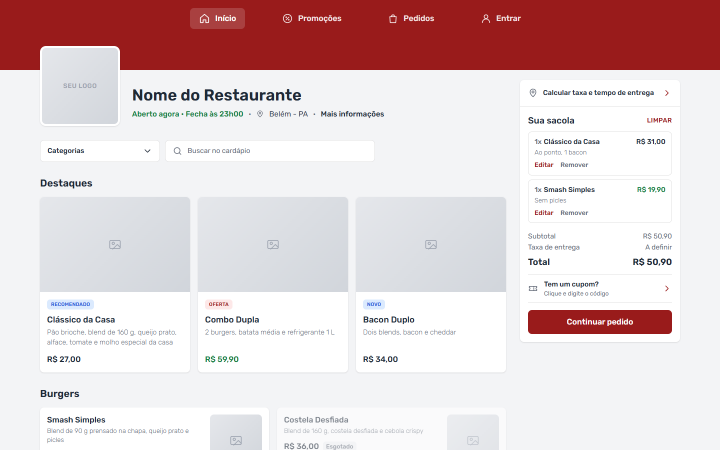
#> input picture telas/D01-inicio.png, 1440 x 900 px (shown at 1/2 size)
$ python _renderizar.py ../D01-inicio.png
#> lines starting #> are read from the running program, lines starting #| are printed output that depends on the picture
"""Renderiza cada S*.html desta pasta em telas/<nome>.png, 390 x 844.

O Chrome headless no Windows não abre janela menor que ~500 px, então a
tela é carregada num iframe de 390 px (_quadro390.html) e recortada.
Uso: python _renderizar.py [S01-inicio.html ...]
"""
import pathlib, subprocess, sys
from PIL import Image

CHROME = r"C:\Program Files\Google\Chrome\Application\chrome.exe"
aqui = pathlib.Path(__file__).resolve().parent
saida = aqui.parent
nomes = sys.argv[1:] or sorted(p.name for p in aqui.glob("S*.html"))
for nome in nomes:
    png = saida / (pathlib.Path(nome).stem + ".png")
    url = (aqui / "_quadro390.html").as_uri() + "#" + nome
    subprocess.run([CHROME, "--headless=new", "--hide-scrollbars", "--virtual-time-budget=6000",
                    "--force-device-scale-factor=2", "--window-size=500,900",
                    f"--screenshot={png}", url], check=True, capture_output=True)
#> (this line was passed over: subprocess is not available in this run)
    Image.open(png).crop((0, 0, 780, 1688)).save(png)
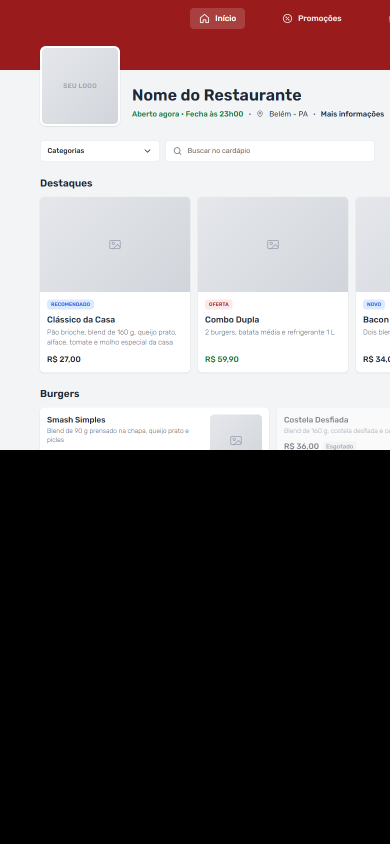
#> saved as D01-inicio.png: PIL image 780x1688 RGB (shown at 1/2 size); mean R, G, B 119.3, 110.5, 111.6
    print("ok", png.name)

$ run again, on telas/D04-produto.png
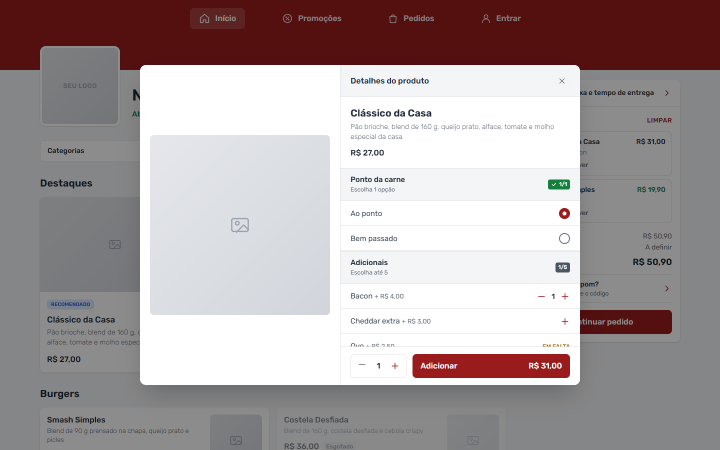
#> input picture telas/D04-produto.png, 1440 x 900 px (shown at 1/2 size)
#> `Image.open(png).crop((0, 0, 780, 1688)).save(png)`:
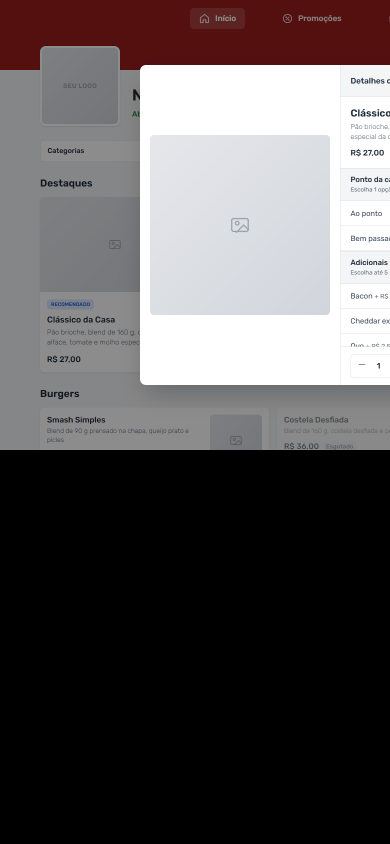
#> saved as D04-produto.png: PIL image 780x1688 RGB (shown at 1/2 size); mean R, G, B 91.7, 87.3, 88.1

$ run again, on telas/D09-seus-dados.png
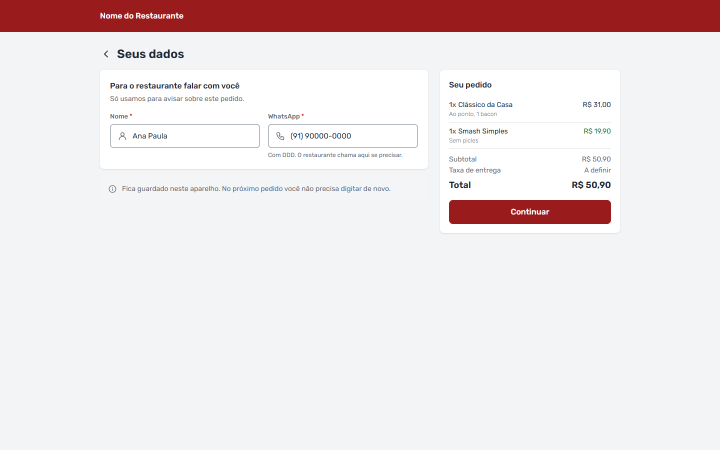
#> input picture telas/D09-seus-dados.png, 1440 x 900 px (shown at 1/2 size)
#> `Image.open(png).crop((0, 0, 780, 1688)).save(png)`:
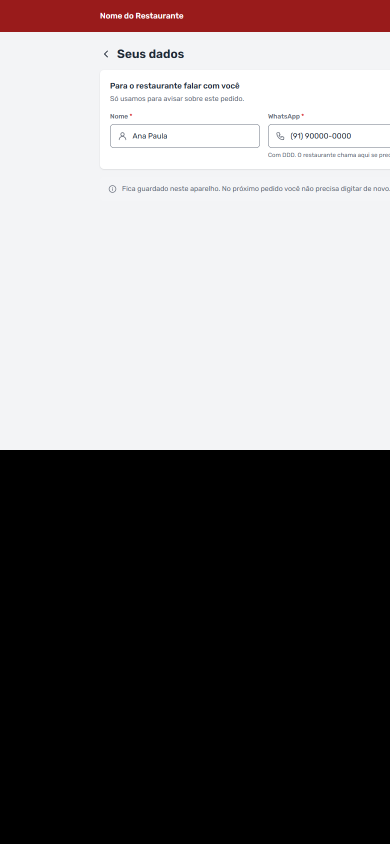
#> saved as D09-seus-dados.png: PIL image 780x1688 RGB (shown at 1/2 size); mean R, G, B 126.3, 122, 122.9
